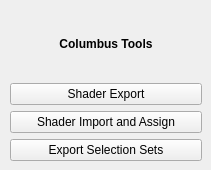
    <widget class="QWidget" name="tools_tab">
     <attribute name="title">
      <string>Tools</string>
     </attribute>
     <widget class="QWidget" name="verticalLayoutWidget_2">
      <property name="geometry">
       <rect>
        <x>10</x>
        <y>10</y>
        <width>192</width>
        <height>151</height>
       </rect>
      </property>
      <layout class="QVBoxLayout" name="verticalLayout_2">
       <item>
        <widget class="QLabel" name="label">
         <property name="font">
          <font>
           <weight>75</weight>
           <bold>true</bold>
          </font>
         </property>
         <property name="text">
          <string>Columbus Tools</string>
         </property>
         <property name="alignment">
          <set>Qt::AlignCenter</set>
         </property>
        </widget>
       </item>
       <item>
        <widget class="QPushButton" name="btn_shader_export">
         <property name="text">
          <string>Shader Export</string>
         </property>
        </widget>
       </item>
       <item>
        <widget class="QPushButton" name="btn_shader_assign">
         <property name="text">
          <string>Shader Import and Assign</string>
         </property>
        </widget>
       </item>
       <item>
        <widget class="QPushButton" name="pushButton">
         <property name="text">
          <string>Export Selection Sets</string>
         </property>
        </widget>
       </item>
      </layout>
     </widget>
    </widget>
